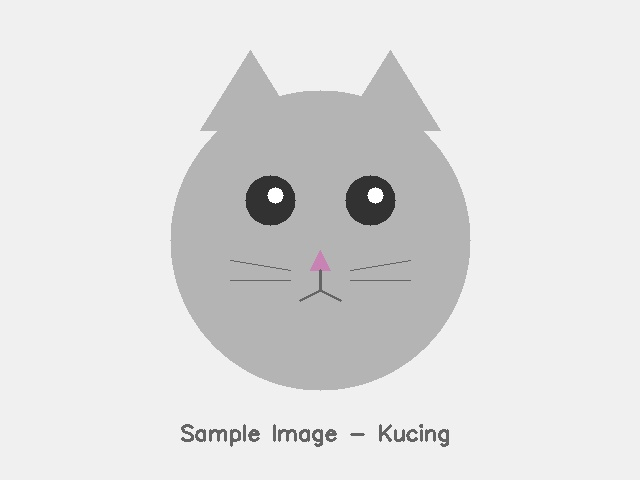
#> input picture Modul01 - Pendahuluan Komputer Vision/praktikum/image/kucing.jpg, 640 x 480 px, found by its file name; its folder holds 5 pictures in this run
$ python 12_yolo_konsep_grid.py
#> lines starting #> are read from the running program, lines starting #| are printed output that depends on the picture; after the words box and inside, x2 and y2 are one past the last pixel; in counts of white or black regions, pixels touching at a corner belong together
"""
==========================================================================
PERCOBAAN 12: YOLO - KONSEP GRID DAN PREDIKSI
==========================================================================
Program ini mendemonstrasikan konsep dasar arsitektur YOLO (You Only Look
Once) untuk deteksi objek. YOLO membagi gambar menjadi grid SxS dan
setiap sel grid memprediksi bounding box + kelas objek.

Konsep yang dipelajari:
- Grid cell dan prediksi per sel
- Format bounding box (x, y, w, h, confidence)
- Anchor boxes untuk berbagai aspect ratio
- IoU (Intersection over Union) untuk evaluasi
- NMS untuk menghilangkan duplikat

Referensi: Deep Learning for CV (Rosebrock), Mastering OpenCV 4
==========================================================================
"""

import cv2
import numpy as np
import os
import matplotlib
import matplotlib.pyplot as plt

SCRIPT_DIR = os.path.dirname(os.path.abspath(__file__))
IMAGE_DIR = os.path.join(SCRIPT_DIR, "image")
OUTPUT_DIR = os.path.join(SCRIPT_DIR, "output")
os.makedirs(OUTPUT_DIR, exist_ok=True)


def load_gambar(nama_file):
    """Memuat gambar dari folder image/."""
    path = os.path.join(IMAGE_DIR, nama_file)
    img = cv2.imread(path)
    if img is None:
        print(f"  [ERROR] {nama_file} tidak ditemukan!")
    return img


def gambar_grid_yolo(img, grid_size=7):
    """
    Menggambar grid YOLO pada gambar.
    Setiap sel grid bertanggung jawab mendeteksi objek yang center-nya
    jatuh di dalam sel tersebut.
    """
    h, w = img.shape[:2]
    img_grid = img.copy()
    cell_h, cell_w = h // grid_size, w // grid_size

    for i in range(1, grid_size):
        cv2.line(img_grid, (i * cell_w, 0), (i * cell_w, h), (0, 255, 255), 1)
        cv2.line(img_grid, (0, i * cell_h), (w, i * cell_h), (0, 255, 255), 1)
    return img_grid, cell_h, cell_w


def hitung_iou(box1, box2):
    """
    Menghitung Intersection over Union (IoU) antara dua bounding box.
    IoU = Area_Intersection / Area_Union
    box format: [x1, y1, x2, y2]
    """
    x1 = max(box1[0], box2[0])
    y1 = max(box1[1], box2[1])
    x2 = min(box1[2], box2[2])
    y2 = min(box1[3], box2[3])

    intersection = max(0, x2 - x1) * max(0, y2 - y1)
    area1 = (box1[2] - box1[0]) * (box1[3] - box1[1])
    area2 = (box2[2] - box2[0]) * (box2[3] - box2[1])
    union = area1 + area2 - intersection

    return intersection / (union + 1e-6)


def visualisasi_prediksi_grid(img, grid_size=7):
    """
    Mensimulasikan prediksi YOLO pada grid gambar.
    Setiap sel memiliki confidence score dan bounding box prediksi.
    """
    h, w = img.shape[:2]
    img_grid, cell_h, cell_w = gambar_grid_yolo(img, grid_size)

    # Simulasi: buat beberapa prediksi random
    np.random.seed(42)
    predictions = []
    for gy in range(grid_size):
        for gx in range(grid_size):
            conf = np.random.random()
            if conf > 0.7:
                cx = (gx + 0.5) * cell_w
                cy = (gy + 0.5) * cell_h
                bw = np.random.uniform(30, 100)
                bh = np.random.uniform(30, 100)
                x1, y1 = int(cx - bw / 2), int(cy - bh / 2)
                x2, y2 = int(cx + bw / 2), int(cy + bh / 2)
                predictions.append({
                    'box': [max(0, x1), max(0, y1), min(w, x2), min(h, y2)],
                    'confidence': conf,
                    'grid': (gx, gy)
                })

    # Gambar prediksi
    for pred in predictions:
        box = pred['box']
        conf = pred['confidence']
        color = (0, int(255 * conf), int(255 * (1 - conf)))
        cv2.rectangle(img_grid, (box[0], box[1]), (box[2], box[3]), color, 2)
        cv2.putText(img_grid, f"{conf:.2f}", (box[0], box[1] - 5),
                    cv2.FONT_HERSHEY_SIMPLEX, 0.4, color, 1)

    return img_grid, predictions


def visualisasi_iou():
    """
    Membuat visualisasi IoU dengan berbagai tingkat overlap.
    Menunjukkan arti IoU=0.1, 0.5, 0.9 secara visual.
    """
    fig, axes = plt.subplots(1, 4, figsize=(16, 4))

    cases = [
        ("IoU ≈ 0.0", [10, 10, 60, 60], [70, 70, 120, 120]),
        ("IoU ≈ 0.25", [10, 10, 70, 70], [40, 40, 100, 100]),
        ("IoU ≈ 0.5", [10, 10, 80, 80], [30, 30, 100, 100]),
        ("IoU ≈ 0.9", [10, 10, 90, 90], [15, 15, 95, 95]),
    ]

    for i, (title, box1, box2) in enumerate(cases):
        canvas = np.ones((130, 130, 3), dtype=np.uint8) * 255
        cv2.rectangle(canvas, (box1[0], box1[1]), (box1[2], box1[3]), (255, 0, 0), 2)
        cv2.rectangle(canvas, (box2[0], box2[1]), (box2[2], box2[3]), (0, 0, 255), 2)
        iou = hitung_iou(box1, box2)
        axes[i].imshow(canvas)
        axes[i].set_title(f"{title}\nIoU = {iou:.3f}")
        axes[i].axis('off')

    plt.suptitle("Visualisasi IoU (Intersection over Union)", fontsize=13)
    plt.tight_layout()
    plt.savefig(os.path.join(OUTPUT_DIR, "12_iou_visualisasi.png"), dpi=150, bbox_inches='tight')
    plt.close()
    print("  [SAVED] output/12_iou_visualisasi.png")


def visualisasi_anchor_boxes():
    """
    Menampilkan anchor boxes dengan berbagai aspect ratio.
    Anchor boxes membantu YOLO mendeteksi objek berbagai bentuk.
    """
    fig, ax = plt.subplots(figsize=(8, 8))
    canvas = np.ones((300, 300, 3), dtype=np.uint8) * 240

    # Anchor boxes dengan berbagai aspect ratio
    anchors = [(60, 60), (80, 40), (40, 80), (100, 50), (50, 100)]
    colors = [(255, 0, 0), (0, 255, 0), (0, 0, 255), (255, 128, 0), (128, 0, 255)]
    center = (150, 150)

    for (aw, ah), color in zip(anchors, colors):
        x1, y1 = center[0] - aw // 2, center[1] - ah // 2
        x2, y2 = center[0] + aw // 2, center[1] + ah // 2
        cv2.rectangle(canvas, (x1, y1), (x2, y2), color, 2)

    ax.imshow(canvas)
    ax.set_title("Anchor Boxes (berbagai aspect ratio)")
    ax.axis('off')
    plt.tight_layout()
    plt.savefig(os.path.join(OUTPUT_DIR, "12_anchor_boxes.png"), dpi=150, bbox_inches='tight')
    plt.close()
    print("  [SAVED] output/12_anchor_boxes.png")


def main():
    """Fungsi utama: konsep YOLO grid dan prediksi."""
    print("=" * 60)
    print("PERCOBAAN 12: YOLO - KONSEP GRID DAN PREDIKSI")
    print("=" * 60)

    img = load_gambar("scene_outdoor.jpg")
    if img is None:
        img = load_gambar("kucing.jpg")
#> call 2 of load_gambar, with nama_file = 'kucing.jpg'
#> in load_gambar, img is the input picture: shape (480, 640, 3); mean B, G, R 222.9, 222.9, 223
    if img is None:
        return
    img = cv2.resize(img, (448, 448))
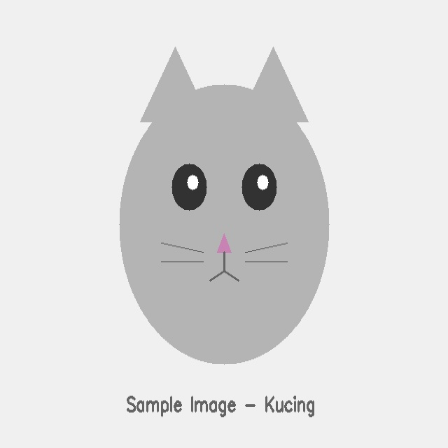
#> img: shape (448, 448, 3); mean B, G, R 222.9, 222.9, 223

    print("\n--- 1. Grid YOLO dan Prediksi ---")
    img_pred, predictions = visualisasi_prediksi_grid(img)
#> after the loop in gambar_grid_yolo, `for i in range(1, grid_size):`:
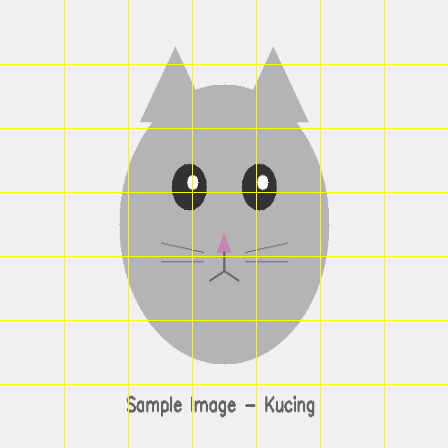
#> img_grid: shape (448, 448, 3); 2.66% of pixels changed, all inside (x1, y1, x2, y2) = (0, 0, 448, 448)
#> in visualisasi_prediksi_grid, `img_grid, cell_h, cell_w = gambar_grid_yolo(img, grid_size)`: cell_h = 64
#> after the loop in visualisasi_prediksi_grid, `for gy in range(grid_size):`: predictions = 9 items
#> the loop in visualisasi_prediksi_grid, `for pred in predictions:` made 9 passes
#> (box, conf, color) on passes 1 to 9: ([55, 0, 136, 67], 0.951, (0, 242, 12)), ([315, 0, 388, 71], 0.866, (0, 220, 34)), ([0, 73, 76, 118], 0.97, (0, 247, 7)), ([330, 127, 373, 192], 0.785, (0, 200, 54)), ([239, 180, 336, 267], 0.949, (0, 241, 13)), ([327, 249, 376, 326], 0.909, (0, 231, 23)), ([181, 304, 266, 399], 0.97, (0, 247, 7)), ([252, 304, 323, 399], 0.895, (0, 228, 26)), ([260, 391, 315, 440], 0.829, (0, 211, 43))
#> after the loop in visualisasi_prediksi_grid, `for pred in predictions:`:
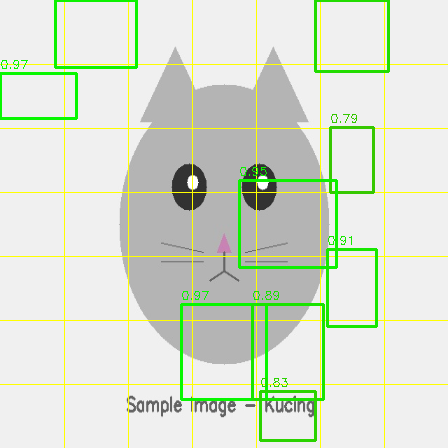
#> img_grid: shape (448, 448, 3); 3.86% of pixels changed, all inside (x1, y1, x2, y2) = (0, 0, 390, 442)
#> predictions = 9 items
    cv2.imwrite(os.path.join(OUTPUT_DIR, "12_yolo_grid.jpg"), img_pred)
    print(f"  Jumlah prediksi: {len(predictions)}")
#|   Jumlah prediksi: 9
    print("  [SAVED] output/12_yolo_grid.jpg")

    print("\n--- 2. Visualisasi IoU ---")
    visualisasi_iou()
#> after the loop in visualisasi_iou, `for i, (title, box1, box2) in enumerate(cases):`:
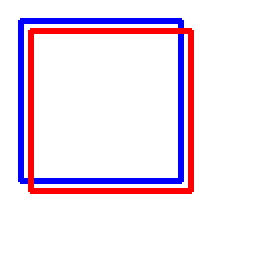
#> canvas: shape (130, 130, 3) (shown 2 times larger); mean of channels 0, 1, 2 240.6, 226.4, 240.8; drawn as B, G, R
#> in visualisasi_iou, `plt.savefig(os.path.join(OUTPUT_DIR, "12_iou_visualisasi.png"), dpi=15..`:
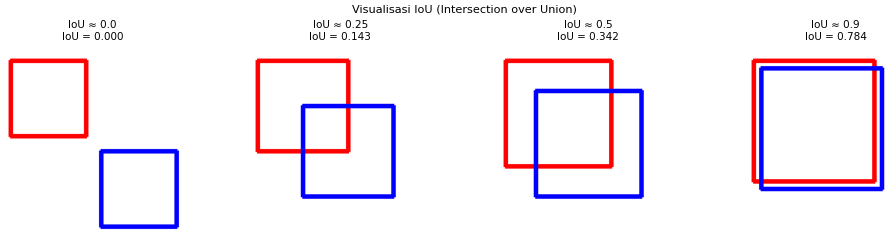
#> figure drawn by matplotlib, 4 panels

    print("\n--- 3. Anchor Boxes ---")
    visualisasi_anchor_boxes()
#> after the loop in visualisasi_anchor_boxes, `for (aw, ah), color in zip(anchors, colors):`:
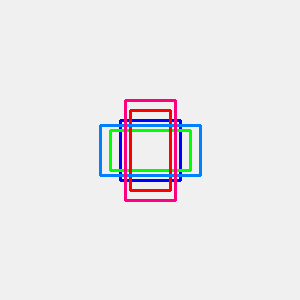
#> canvas: shape (300, 300, 3); mean of channels 0, 1, 2 235.6, 233.3, 234.7; drawn as B, G, R

    cv2.imshow("YOLO Grid - Percobaan 12", img_pred)
    cv2.waitKey(2000)
    cv2.destroyAllWindows()

    print("\n" + "=" * 60)
    print("RINGKASAN PERCOBAAN 12")
    print("=" * 60)
    print("""
Konsep yang dipelajari:
1. YOLO membagi gambar ke grid SxS
2. Setiap sel memprediksi B boxes + C class probabilities
3. IoU mengukur overlap antara prediksi dan ground truth
4. Anchor boxes menangani objek dengan aspect ratio berbeda
5. NMS menghilangkan deteksi duplikat

Output: output/12_yolo_grid.jpg, output/12_iou_visualisasi.png,
        output/12_anchor_boxes.png
""")


if __name__ == "__main__":
    main()
